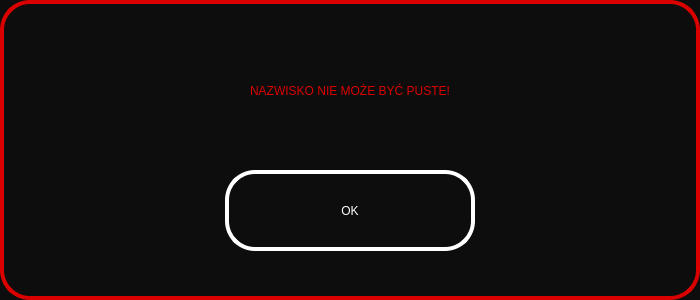
<?xml version="1.0" encoding="UTF-8"?>
<ui version="4.0">
 <class>RegistrationInfoScreen</class>
 <widget class="QDialog" name="RegistrationInfoScreen">
  <property name="windowModality">
   <enum>Qt::ApplicationModal</enum>
  </property>
  <property name="geometry">
   <rect>
    <x>0</x>
    <y>0</y>
    <width>700</width>
    <height>300</height>
   </rect>
  </property>
  <property name="windowTitle">
   <string>Dialog</string>
  </property>
  <property name="styleSheet">
   <string notr="true">background-color: rgb(13, 13, 13);
border-style: solid;
border-width:4px;
border-radius:30px;
border-color:  rgb(218, 0, 0);;</string>
  </property>
  <widget class="QLabel" name="information">
   <property name="geometry">
    <rect>
     <x>25</x>
     <y>50</y>
     <width>650</width>
     <height>81</height>
    </rect>
   </property>
   <property name="styleSheet">
    <string notr="true">border-style: none;
font: 75 30pt &quot;Tahoma&quot;;
color: rgb(218, 0, 0);</string>
   </property>
   <property name="text">
    <string>NAZWISKO NIE MOŻE BYĆ PUSTE!</string>
   </property>
   <property name="alignment">
    <set>Qt::AlignCenter</set>
   </property>
  </widget>
  <widget class="QPushButton" name="OK">
   <property name="geometry">
    <rect>
     <x>225</x>
     <y>170</y>
     <width>250</width>
     <height>81</height>
    </rect>
   </property>
   <property name="styleSheet">
    <string notr="true">background-color: rgb(13, 13, 13);
border-style: solid;
border-width:4px;
border-radius:30px;
border-color: white;

font: 75 30pt &quot;Tahoma&quot;;
color: rgb(255, 255, 255);</string>
   </property>
   <property name="text">
    <string>OK</string>
   </property>
  </widget>
 </widget>
 <resources/>
 <connections/>
</ui>
